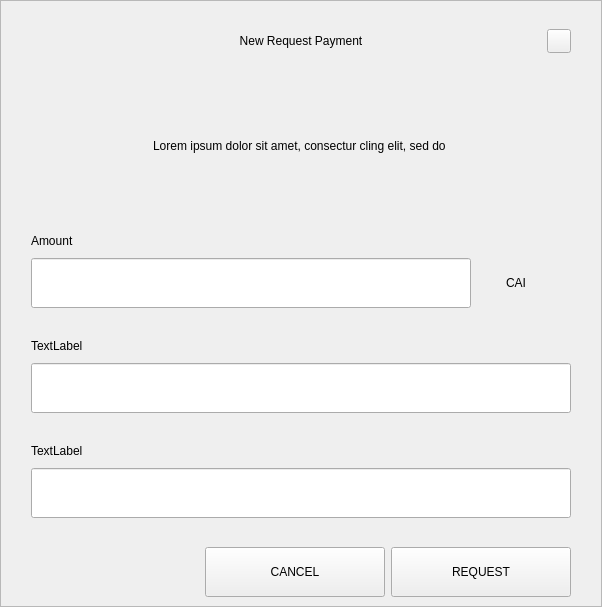
<?xml version="1.0" encoding="UTF-8"?>
<ui version="4.0">
 <class>RequestDialog</class>
 <widget class="QDialog" name="RequestDialog">
  <property name="geometry">
   <rect>
    <x>0</x>
    <y>0</y>
    <width>602</width>
    <height>607</height>
   </rect>
  </property>
  <property name="windowTitle">
   <string>Dialog</string>
  </property>
  <layout class="QVBoxLayout" name="verticalLayout_5">
   <property name="spacing">
    <number>0</number>
   </property>
   <property name="leftMargin">
    <number>0</number>
   </property>
   <property name="topMargin">
    <number>0</number>
   </property>
   <property name="rightMargin">
    <number>0</number>
   </property>
   <property name="bottomMargin">
    <number>0</number>
   </property>
   <item>
    <widget class="QFrame" name="frame">
     <property name="styleSheet">
      <string notr="true"/>
     </property>
     <property name="frameShape">
      <enum>QFrame::StyledPanel</enum>
     </property>
     <property name="frameShadow">
      <enum>QFrame::Raised</enum>
     </property>
     <layout class="QVBoxLayout" name="verticalLayout_4" stretch="1,0,0">
      <property name="spacing">
       <number>0</number>
      </property>
      <property name="leftMargin">
       <number>30</number>
      </property>
      <property name="topMargin">
       <number>20</number>
      </property>
      <property name="rightMargin">
       <number>30</number>
      </property>
      <property name="bottomMargin">
       <number>0</number>
      </property>
      <item>
       <layout class="QHBoxLayout" name="horizontalLayout_3">
        <property name="spacing">
         <number>0</number>
        </property>
        <item>
         <spacer name="horizontalSpacer_21">
          <property name="orientation">
           <enum>Qt::Horizontal</enum>
          </property>
          <property name="sizeHint" stdset="0">
           <size>
            <width>40</width>
            <height>20</height>
           </size>
          </property>
         </spacer>
        </item>
        <item>
         <widget class="QLabel" name="labelTitle">
          <property name="minimumSize">
           <size>
            <width>0</width>
            <height>40</height>
           </size>
          </property>
          <property name="maximumSize">
           <size>
            <width>16777215</width>
            <height>40</height>
           </size>
          </property>
          <property name="styleSheet">
           <string notr="true">padding-left:24px;</string>
          </property>
          <property name="text">
           <string>New Request Payment</string>
          </property>
          <property name="alignment">
           <set>Qt::AlignCenter</set>
          </property>
          <property name="margin">
           <number>7</number>
          </property>
         </widget>
        </item>
        <item>
         <spacer name="horizontalSpacer">
          <property name="orientation">
           <enum>Qt::Horizontal</enum>
          </property>
          <property name="sizeHint" stdset="0">
           <size>
            <width>40</width>
            <height>20</height>
           </size>
          </property>
         </spacer>
        </item>
        <item>
         <widget class="QPushButton" name="btnEsc">
          <property name="minimumSize">
           <size>
            <width>24</width>
            <height>24</height>
           </size>
          </property>
          <property name="maximumSize">
           <size>
            <width>24</width>
            <height>24</height>
           </size>
          </property>
          <property name="focusPolicy">
           <enum>Qt::NoFocus</enum>
          </property>
          <property name="text">
           <string/>
          </property>
         </widget>
        </item>
       </layout>
      </item>
      <item>
       <widget class="QStackedWidget" name="stack">
        <property name="minimumSize">
         <size>
          <width>540</width>
          <height>0</height>
         </size>
        </property>
        <property name="maximumSize">
         <size>
          <width>540</width>
          <height>16777215</height>
         </size>
        </property>
        <property name="currentIndex">
         <number>0</number>
        </property>
        <widget class="QWidget" name="page_1">
         <property name="minimumSize">
          <size>
           <width>540</width>
           <height>0</height>
          </size>
         </property>
         <property name="maximumSize">
          <size>
           <width>540</width>
           <height>16777215</height>
          </size>
         </property>
         <layout class="QVBoxLayout" name="layout1">
          <property name="spacing">
           <number>0</number>
          </property>
          <property name="leftMargin">
           <number>0</number>
          </property>
          <property name="topMargin">
           <number>0</number>
          </property>
          <property name="rightMargin">
           <number>0</number>
          </property>
          <property name="bottomMargin">
           <number>0</number>
          </property>
          <item>
           <spacer name="verticalSpacer_21">
            <property name="orientation">
             <enum>Qt::Vertical</enum>
            </property>
            <property name="sizeType">
             <enum>QSizePolicy::Fixed</enum>
            </property>
            <property name="sizeHint" stdset="0">
             <size>
              <width>20</width>
              <height>30</height>
             </size>
            </property>
           </spacer>
          </item>
          <item alignment="Qt::AlignHCenter">
           <widget class="QLabel" name="labelMessage">
            <property name="minimumSize">
             <size>
              <width>400</width>
              <height>50</height>
             </size>
            </property>
            <property name="text">
             <string>Lorem ipsum dolor sit amet, consectur cling elit, sed do </string>
            </property>
            <property name="alignment">
             <set>Qt::AlignCenter</set>
            </property>
            <property name="wordWrap">
             <bool>true</bool>
            </property>
           </widget>
          </item>
          <item alignment="Qt::AlignBottom">
           <widget class="QWidget" name="containerAmount" native="true">
            <layout class="QVBoxLayout" name="verticalLayout">
             <property name="spacing">
              <number>9</number>
             </property>
             <property name="leftMargin">
              <number>0</number>
             </property>
             <property name="topMargin">
              <number>0</number>
             </property>
             <property name="rightMargin">
              <number>0</number>
             </property>
             <property name="bottomMargin">
              <number>0</number>
             </property>
             <item>
              <widget class="QLabel" name="labelSubtitleAmount">
               <property name="minimumSize">
                <size>
                 <width>350</width>
                 <height>16</height>
                </size>
               </property>
               <property name="maximumSize">
                <size>
                 <width>16777215</width>
                 <height>16</height>
                </size>
               </property>
               <property name="text">
                <string>Amount</string>
               </property>
              </widget>
             </item>
             <item alignment="Qt::AlignTop">
              <widget class="QWidget" name="layoutAmount" native="true">
               <layout class="QHBoxLayout" name="horizontalLayout" stretch="2,0">
                <property name="spacing">
                 <number>0</number>
                </property>
                <property name="leftMargin">
                 <number>0</number>
                </property>
                <property name="topMargin">
                 <number>0</number>
                </property>
                <property name="rightMargin">
                 <number>0</number>
                </property>
                <property name="bottomMargin">
                 <number>0</number>
                </property>
                <item>
                 <widget class="QLineEdit" name="lineEditAmount">
                  <property name="minimumSize">
                   <size>
                    <width>0</width>
                    <height>50</height>
                   </size>
                  </property>
                  <property name="maximumSize">
                   <size>
                    <width>16777215</width>
                    <height>50</height>
                   </size>
                  </property>
                 </widget>
                </item>
                <item>
                 <widget class="QWidget" name="comboContainer" native="true">
                  <property name="minimumSize">
                   <size>
                    <width>100</width>
                    <height>50</height>
                   </size>
                  </property>
                  <property name="maximumSize">
                   <size>
                    <width>16777215</width>
                    <height>50</height>
                   </size>
                  </property>
                  <layout class="QHBoxLayout" name="horizontalLayout_31">
                   <property name="spacing">
                    <number>0</number>
                   </property>
                   <property name="leftMargin">
                    <number>0</number>
                   </property>
                   <property name="topMargin">
                    <number>0</number>
                   </property>
                   <property name="rightMargin">
                    <number>10</number>
                   </property>
                   <property name="bottomMargin">
                    <number>0</number>
                   </property>
                   <item>
                    <widget class="QLabel" name="comboBoxCoin">
                     <property name="text">
                      <string>CAI</string>
                     </property>
                     <property name="alignment">
                      <set>Qt::AlignCenter</set>
                     </property>
                    </widget>
                   </item>
                  </layout>
                 </widget>
                </item>
               </layout>
              </widget>
             </item>
            </layout>
           </widget>
          </item>
          <item>
           <spacer name="verticalSpacer_31">
            <property name="orientation">
             <enum>Qt::Vertical</enum>
            </property>
            <property name="sizeType">
             <enum>QSizePolicy::Fixed</enum>
            </property>
            <property name="sizeHint" stdset="0">
             <size>
              <width>20</width>
              <height>30</height>
             </size>
            </property>
           </spacer>
          </item>
          <item>
           <layout class="QVBoxLayout" name="verticalLayoutLabel">
            <property name="spacing">
             <number>9</number>
            </property>
            <item>
             <widget class="QLabel" name="labelSubtitleLabel">
              <property name="minimumSize">
               <size>
                <width>0</width>
                <height>16</height>
               </size>
              </property>
              <property name="maximumSize">
               <size>
                <width>16777215</width>
                <height>16</height>
               </size>
              </property>
              <property name="text">
               <string>TextLabel</string>
              </property>
             </widget>
            </item>
            <item>
             <widget class="QLineEdit" name="lineEditLabel">
              <property name="minimumSize">
               <size>
                <width>0</width>
                <height>50</height>
               </size>
              </property>
              <property name="maximumSize">
               <size>
                <width>16777215</width>
                <height>50</height>
               </size>
              </property>
             </widget>
            </item>
           </layout>
          </item>
          <item>
           <spacer name="verticalSpacer_34">
            <property name="orientation">
             <enum>Qt::Vertical</enum>
            </property>
            <property name="sizeType">
             <enum>QSizePolicy::Fixed</enum>
            </property>
            <property name="sizeHint" stdset="0">
             <size>
              <width>20</width>
              <height>30</height>
             </size>
            </property>
           </spacer>
          </item>
          <item>
           <layout class="QVBoxLayout" name="verticalLayoutDescription">
            <property name="spacing">
             <number>9</number>
            </property>
            <item>
             <widget class="QLabel" name="labelSubtitleDescription">
              <property name="minimumSize">
               <size>
                <width>0</width>
                <height>16</height>
               </size>
              </property>
              <property name="maximumSize">
               <size>
                <width>16777215</width>
                <height>16</height>
               </size>
              </property>
              <property name="text">
               <string>TextLabel</string>
              </property>
             </widget>
            </item>
            <item>
             <widget class="QLineEdit" name="lineEditDescription">
              <property name="minimumSize">
               <size>
                <width>0</width>
                <height>50</height>
               </size>
              </property>
              <property name="maximumSize">
               <size>
                <width>16777215</width>
                <height>50</height>
               </size>
              </property>
             </widget>
            </item>
            <item>
             <spacer name="verticalSpacer_4">
              <property name="orientation">
               <enum>Qt::Vertical</enum>
              </property>
              <property name="sizeType">
               <enum>QSizePolicy::Fixed</enum>
              </property>
              <property name="sizeHint" stdset="0">
               <size>
                <width>20</width>
                <height>20</height>
               </size>
              </property>
             </spacer>
            </item>
           </layout>
          </item>
         </layout>
        </widget>
        <widget class="QWidget" name="page_2">
         <layout class="QVBoxLayout" name="layout2">
          <item>
           <spacer name="verticalSpacer_5">
            <property name="orientation">
             <enum>Qt::Vertical</enum>
            </property>
            <property name="sizeType">
             <enum>QSizePolicy::Fixed</enum>
            </property>
            <property name="sizeHint" stdset="0">
             <size>
              <width>20</width>
              <height>50</height>
             </size>
            </property>
           </spacer>
          </item>
          <item alignment="Qt::AlignHCenter">
           <widget class="QLabel" name="labelQrImg">
            <property name="minimumSize">
             <size>
              <width>260</width>
              <height>260</height>
             </size>
            </property>
            <property name="maximumSize">
             <size>
              <width>260</width>
              <height>260</height>
             </size>
            </property>
            <property name="text">
             <string/>
            </property>
            <property name="alignment">
             <set>Qt::AlignCenter</set>
            </property>
           </widget>
          </item>
          <item>
           <spacer name="verticalSpacer_2">
            <property name="orientation">
             <enum>Qt::Vertical</enum>
            </property>
            <property name="sizeType">
             <enum>QSizePolicy::Fixed</enum>
            </property>
            <property name="sizeHint" stdset="0">
             <size>
              <width>20</width>
              <height>30</height>
             </size>
            </property>
           </spacer>
          </item>
          <item alignment="Qt::AlignHCenter">
           <widget class="QLabel" name="labelAddress">
            <property name="text">
             <string>D7VFR83SQbiezrW72hjcWJtcfip5krte2Z </string>
            </property>
           </widget>
          </item>
          <item>
           <spacer name="verticalSpacer_32">
            <property name="orientation">
             <enum>Qt::Vertical</enum>
            </property>
            <property name="sizeType">
             <enum>QSizePolicy::Expanding</enum>
            </property>
            <property name="sizeHint" stdset="0">
             <size>
              <width>20</width>
              <height>20</height>
             </size>
            </property>
           </spacer>
          </item>
          <item>
           <layout class="QHBoxLayout" name="horizontal">
            <property name="leftMargin">
             <number>20</number>
            </property>
            <property name="rightMargin">
             <number>20</number>
            </property>
            <property name="bottomMargin">
             <number>20</number>
            </property>
            <item>
             <spacer name="horizontalSpacer_4">
              <property name="orientation">
               <enum>Qt::Horizontal</enum>
              </property>
              <property name="sizeHint" stdset="0">
               <size>
                <width>40</width>
                <height>20</height>
               </size>
              </property>
             </spacer>
            </item>
            <item>
             <widget class="QPushButton" name="btnCopyAddress">
              <property name="minimumSize">
               <size>
                <width>180</width>
                <height>50</height>
               </size>
              </property>
              <property name="text">
               <string>COPY ADDRESS</string>
              </property>
             </widget>
            </item>
            <item>
             <widget class="QPushButton" name="btnCopyUrl">
              <property name="minimumSize">
               <size>
                <width>180</width>
                <height>50</height>
               </size>
              </property>
              <property name="text">
               <string>COPY URL</string>
              </property>
             </widget>
            </item>
            <item>
             <spacer name="horizontalSpacer_2">
              <property name="orientation">
               <enum>Qt::Horizontal</enum>
              </property>
              <property name="sizeHint" stdset="0">
               <size>
                <width>40</width>
                <height>20</height>
               </size>
              </property>
             </spacer>
            </item>
           </layout>
          </item>
         </layout>
        </widget>
       </widget>
      </item>
      <item>
       <widget class="QWidget" name="buttonsStack" native="true">
        <layout class="QHBoxLayout" name="horizontalLayout_5">
         <property name="leftMargin">
          <number>20</number>
         </property>
         <property name="rightMargin">
          <number>0</number>
         </property>
         <item>
          <spacer name="horizontalSpacer_41">
           <property name="orientation">
            <enum>Qt::Horizontal</enum>
           </property>
           <property name="sizeHint" stdset="0">
            <size>
             <width>40</width>
             <height>20</height>
            </size>
           </property>
          </spacer>
         </item>
         <item>
          <widget class="QPushButton" name="btnCancel">
           <property name="minimumSize">
            <size>
             <width>180</width>
             <height>50</height>
            </size>
           </property>
           <property name="focusPolicy">
            <enum>Qt::NoFocus</enum>
           </property>
           <property name="text">
            <string>CANCEL</string>
           </property>
          </widget>
         </item>
         <item>
          <widget class="QPushButton" name="btnSave">
           <property name="minimumSize">
            <size>
             <width>180</width>
             <height>50</height>
            </size>
           </property>
           <property name="focusPolicy">
            <enum>Qt::NoFocus</enum>
           </property>
           <property name="text">
            <string>REQUEST</string>
           </property>
          </widget>
         </item>
        </layout>
       </widget>
      </item>
     </layout>
    </widget>
   </item>
  </layout>
 </widget>
 <resources/>
 <connections/>
</ui>
